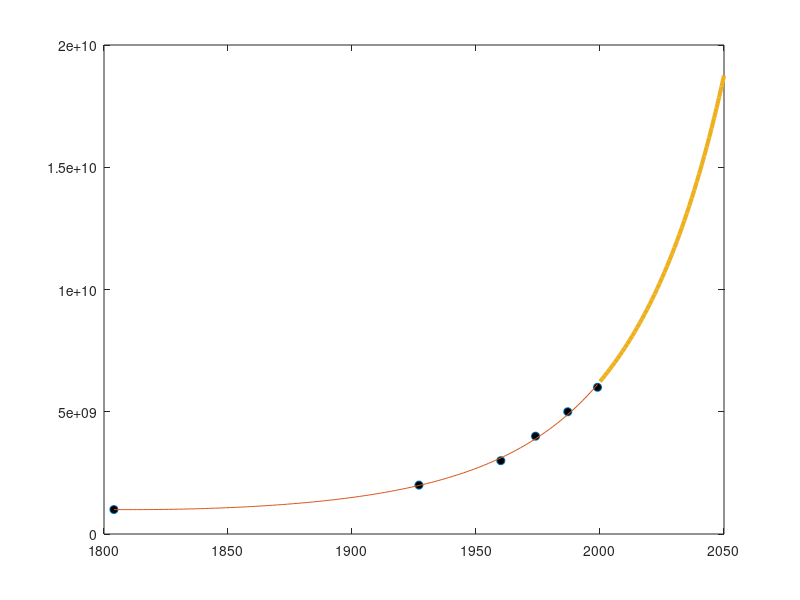

Source code (MATLAB):
t = [1804, 1927, 1960, 1974, 1987, 1999]';
p = [1, 2, 3, 4, 5, 6]';
p = 1e9*p;
lp = log(p);

d = 2
A = zeros(length(t), d+1);

for i = 1:d+1
  A(:,i) = t.^(i-1);
end

c = A\lp;

tt = [1804:1999]';
AA = zeros(length(tt), d+1);
for i = 1:d+1
  AA(:,i) = tt.^(i-1);
end
lpp = AA*c;
pp = exp(lpp);

plot(t, p, 'o', 'MarkerFaceColor', 'k');
hold on
plot(tt, pp) 

tt = [2000:2050]';
AA = zeros(length(tt), d+1);
for i = 1:d+1
  AA(:,i) = tt.^(i-1);
end
lpp = AA*c;
pp = exp(lpp);
plot(tt, pp, 'LineWidth', 3)